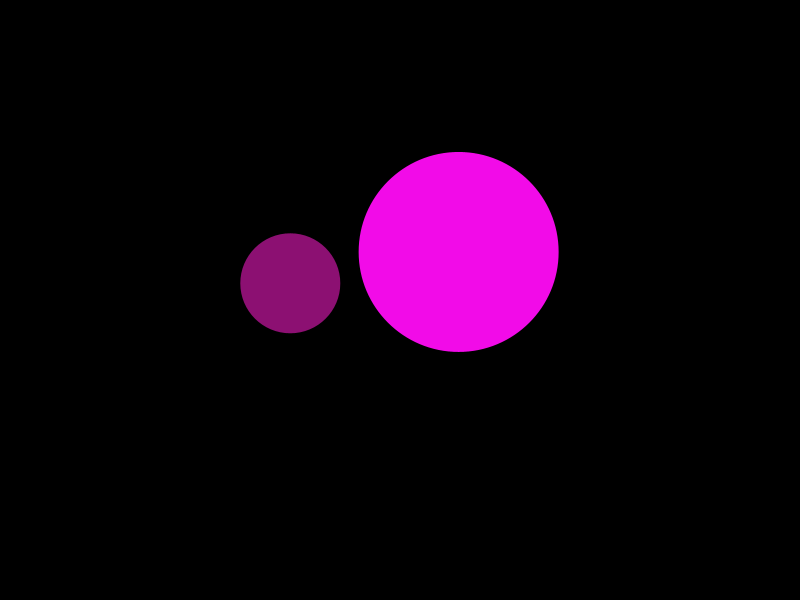
Frame 1 (no input)
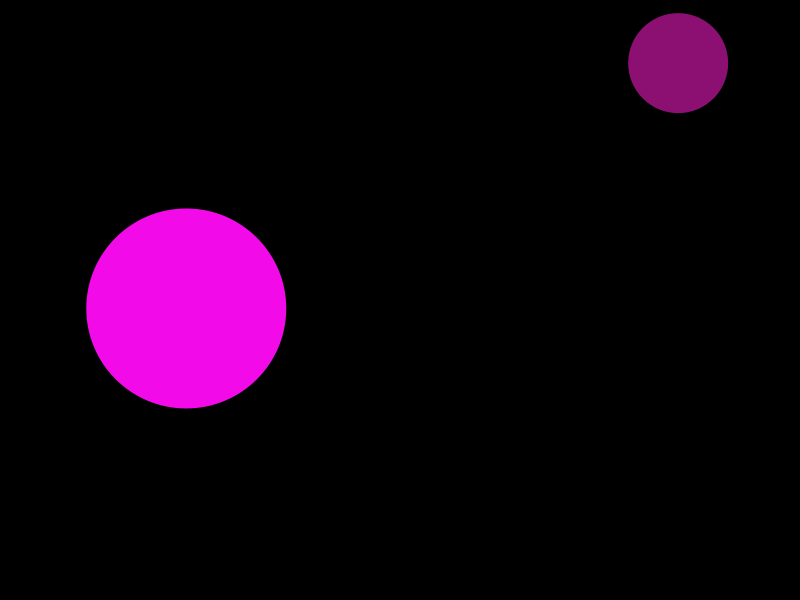
Frame 60 (the mouse pressed at the canvas centre just before this capture)
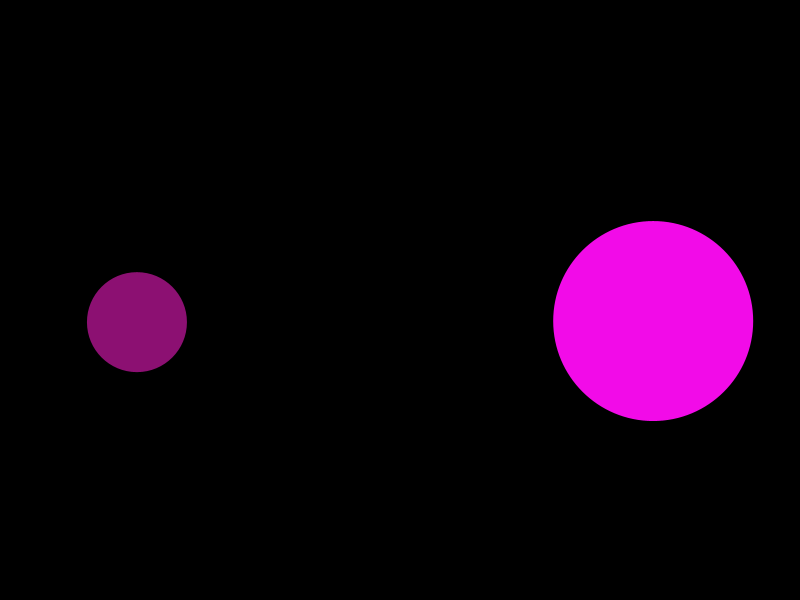
Frame 120 (the mouse held since frame 60 and released just before this capture)

The Processing sketch that drew these frames (run headless with seeded random() and noise(); from frame 60 on, the mouse is pressed at the canvas centre):

// Processing sketch: BouncyBallOOP
// ── BouncyBallOOP.pde
Ball b;                //declare a new ball called b
Ball a;

void setup() {
  size(800, 600);
  b = new Ball(200);      //initialize b as a new object of the Ball class
  a = new Ball(100);
}

void draw() {
  background(0);
  b.display();         //call b's display() method
  a.display();
  a.move();
b.move();
a.bounce();
b.bounce();
}
// ── Ball.pde
class Ball {
  //declaring all information (fields) contained within the Ball class
  PVector loc, vel;
  int diam;
  color c;
  

  //this is a constructor. you can have more than one constructor for a given class
  Ball(int tDiam) {
    diam=tDiam;
    loc = new PVector(random(diam, width-diam), random(diam, height-diam));
    c = color(random(255), random(50), random(100, 255));
    vel = PVector.random2D();
    vel.mult(10);
    
  }
  

  //after declaring fields and setting up constructors, you can define your methods
  void display() {
    fill(c);
    noStroke();
    ellipse(loc.x, loc.y, diam, diam);
  }
  void move() {
 
    loc.add(vel);
  }
  void bounce() {
    if (loc.x-diam/2<=0|| loc.x+diam/2>=width) {
      vel.x=-vel.x;
    }
    if (loc.y-diam/2<=0|| loc.y+diam/2>=height) {
      vel.y=-vel.y;
    }
  }
}
void wrap(){
  
}
